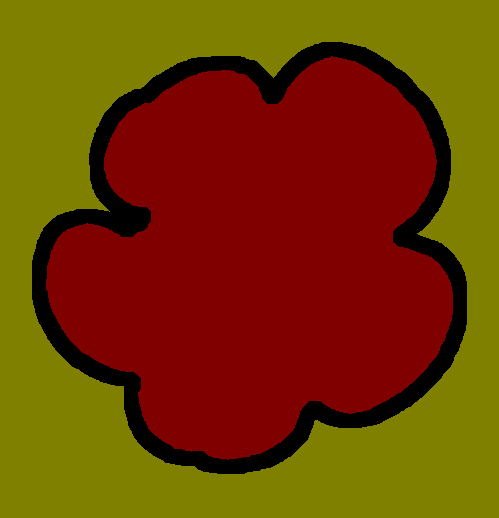
%> input picture Projecte/imatges_flors/model/BotodOr/image_1138.png, 499 x 518 px; its folder holds 4 pictures in this run
$ octave generador_dades_signatura.m   (GNU Octave 9; MATLAB toolbox functions it lacks are replaced by stand-ins)
%> lines starting %> are read from the running program, lines starting %| are printed output that depends on the picture; in (x1, y1, x2, y2) boxes, pixels count from 0 and x2, y2 are one past the last pixel; in counts of white or black regions, pixels touching at a corner belong together; the program's own positions count from 1
### Projecte/code/Utils/BinaritzacioUniforme.m
%% Es necessari per poder fer les funcions que requereixen de la imatge binaritzada, tinguin les següents caracteristiques
%       1. La binaritzacio ha de tenir nomes dues regions, la flor en
%       blanc i el fons en negre
%       2. Ha d'haver nomes una flor
%       3. En cas d'haver forats, aquests s'han de tancar
%       4. Si es borren flors, es borrara la que tingui l'area mes petita
%       5. El contorn que s'hauria de fer servir es l'intern, tot lo negre
%       de la imatge segmentada es considera fons.
%       6. En cas que la imatge tingui un sepal sortint, aquest serà
%       eliminat.
%       7. En la imatge segmentada, la flor SEMPRE es VERMELLA.

%% Coses utils a mirar
%       1. Treballar nomes amb la zona vermella
%       2. imfill per omplir forats
%       3. Tenir labels a cada tros vermell i quedarnos amb el mes gran
%       4. Contar numero de regions per assegurarnos que esta be la
%       binaritzacio
%       5. Mirar com afecta un imclose per imatges on per exemple, hi ha
%       una abella

function imBin = BinaritzacioUniforme(imSeg)
    imBin = (imSeg == 1); % en teoria binaritza sempre be
    imBin = imfill(imBin,'holes'); % trec els forats que hi ha dins de la flor
    imBin = bwareaopen(imBin, round(0.001*numel(imBin))); %trec les regions que tinguin tamany molt petit
    imBin = bwareafilt(imBin, 1); % deixa nomes la part blanca mes gran, treu blops erronis de fons
    % TODO: separar dues flors quan sigui necessari, mirar com fer-ho
    % TODO: mirar com tancar la imatge quan hi hagi abelles i coses aixi
end

### Projecte/code/Features/Histograma_color.m
% imseg ha de ser de tipus double, on el color negre pertany a l'area de la flor i val 1 i el blanc val 0 i és el fons
% l'histograma resultant és el dels angles hue i val entre 1 i 360. Els punts on val 0 no estan contemplats ja que son els de fons
function histo = Histograma_color(im, imseg)
    [x, y] = size(imseg);
    mask = get_mask(imseg);
    im = im.*mask;
    hue = hueFromRGB(im, mask);
    histo = zeros(1,361);
    for i=1:x
        for j=1:y
            index=ceil(hue(i,j));
            histo(index+1) = histo(index+1) + 1;
        end
    end
    histo = histo(1,1:360);
    sigma = 5;
    f = normpdf(-20:20,0,sigma); % <== f(x) gaussian distribution
    histo = conv(histo,f);
    histo = histo(1,1:360);
end


function hue = hueFromRGB(im, mask)
    % TODO: posar el fons a 0 somehow
    hsv = rgb2hsv(im);
    h = hsv(:,:,1);
    % posar els hue = 0 com a hue = 360
    [x y] = size(h);
    hue = 360*h;

    for i=1:x
        for j=1:y
            if(hue(i,j) == 0 && mask(i,j) == 0) % negre
                hue(i,j) = 360;
            end
        end
    end

    % al fer plot del histograma, ignorar el valor del 0

end

function mask = get_mask(imseg)
    imbin = imbinarize(imseg);
    imbin = ~imbin;
    maskBin = cat(3,imbin,imbin,imbin);
    mask = uint8(maskBin);
end

### Projecte/code/Features/Signatura.m
% REF: https://es.mathworks.com/matlabcentral/answers/uploaded_files/61799/test.m
% Codi adaptat, no es 100% igual
function [topmosty, ratio, num_petals] = Signatura(binaryImage)
    % Find the centroid.
    labeledImage = bwlabel(binaryImage);
    props = regionprops(binaryImage, 'Centroid');
    xCentroid = props.Centroid(1);
    yCentroid = props.Centroid(2);

    %figure, imshow(labeledImage), title('imatge original');
    %hold on;
    %plot(xCentroid, yCentroid, 'r+', 'MarkerSize', 30), title('centroids');
    %hold off;
    [rows, columns] = size(binaryImage);
    % Translate the image
    xShift = columns/2 - xCentroid;
    yShift = rows/2 - yCentroid;
    binaryImage = imtranslate(binaryImage, [xShift, yShift]);

    % bwboundaries() returns a cell array, where each cell contains the row/column coordinates for an object in the image.
    % Plot the borders of all the coins on the original grayscale image using the coordinates returned by bwboundaries.

    boundaries = bwboundaries(labeledImage);
    numberOfBoundaries = size(boundaries, 1);
    for k = 1 : numberOfBoundaries
        thisBoundary = boundaries{k};
        %plot(thisBoundary(:,2), thisBoundary(:,1), 'r', 'LineWidth', 2), title('boundary');
    end

    % Extract into x and y arrays.  Assume numberOfBoundaries = 1.
    % Subtract centroid so that they go from -x to +x
    x = thisBoundary(:,2) - xCentroid;
    y = thisBoundary(:,1) - yCentroid;
    %figure, imshow(binaryImage), title('imatge original');
    %hold on;
    %plot(thisBoundary(:,2), thisBoundary(:,1), 'r', 'LineWidth', 2), title('boundary');
    %hold off;
    xy = [x, y]; % Make N by 2 array to be used for rotation.

    % https://en.wikipedia.org/wiki/Rotation_matrix
    % Apply rotations to these arrays.
    for angle = 1 : 359
        rotationMatrix = [cosd(angle), -sind(angle); sind(angle), cosd(angle)];
        xyRotated = xy * rotationMatrix;
        % Find the topmost Y value.
        topmosty(angle) = max(xyRotated(:, 2));
    end

    topmosty = sgolayfilt(topmosty,3,11);
    topmosty = topmosty(1:359);
    %figure, plot(topmosty, 'LineWidth', 2), title('signature');

    ratio = max(topmosty)/min(topmosty);
    peaks = findpeaks(topmosty);
    [x, num_petals] = size(peaks);
end

### Projecte/code/Utils/generador_dades_signatura.m
% REF: com llegir d'una carpeta: https://matlab.fandom.com/wiki/FAQ#How_can_I_process_a_sequence_of_files.3F

%% Vectors per la taula
ratio = [];
np = [];
label = [];
angle = [];

%% Boto d'ortheFiles = dir(filePattern);
% /home/auri/Documents/UNI/VC/Projecte/imatges_flors/model/BotodOr

%myFolder = uigetdir('/home', 'boto dor');
myFolder = '/home/auri/Documents/UNI/VC/Projecte/imatges_flors/model/BotodOr'

filePattern = fullfile(myFolder, '*.png');
theFiles = dir(filePattern);
for k = 1 : length(theFiles)
    % preparar paths
    segName = theFiles(k).name;
    imName = strrep(segName, 'png','jpg');
    % llegir imatges
    imSeg = imread(segName);
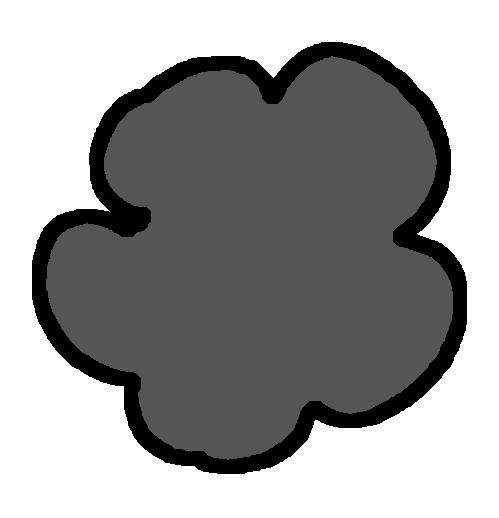
%> imSeg: size 518x499 uint8; min 0, max 3, mean 1.82; drawn with min black and max white
    im = imread(imName);
    % preprocessat
    imBin = BinaritzacioUniforme(imSeg);
%> in BinaritzacioUniforme, `imBin = (imSeg == 1);`:
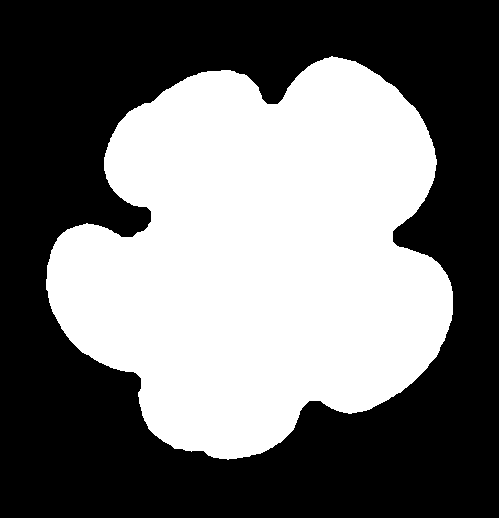
%> imBin: size 518x499 logical; 44.2% white; 1 white region, box (x1, y1, x2, y2) and area: (46, 56, 453, 460) 114140
    % caracteristiques
    histo = Histograma_color(im, imSeg);
%> in get_mask, `imbin = imbinarize(imseg);`:
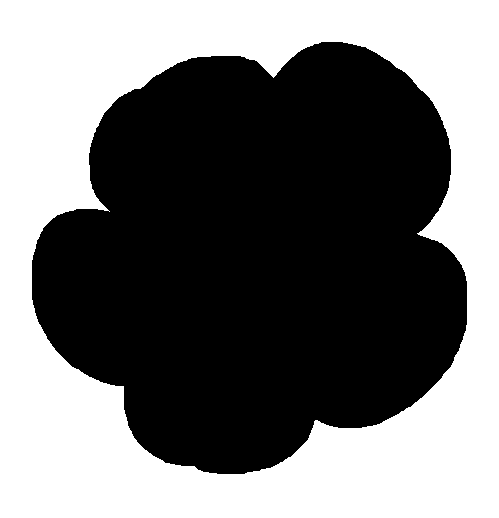
%> imbin: size 518x499 logical; 46.1% white; 1 white region, box (x1, y1, x2, y2) and area: (0, 0, 499, 518) 119132
%> after the loop in Histograma_color, `for i=1:x`: histo = 361 values, max 139350 at index 1, min 0 at index 2, mean 716
%> in Histograma_color, `histo = histo(1,1:360);`: histo = 360 values, max 139350 at index 1, min 0 at index 2, mean 387.1
%> in Histograma_color, `histo = conv(histo,f);`: histo = 400 values, max 11118.5 at index 21, min 0 at index 42, mean 348.4
%> in Histograma_color, `histo = histo(1,1:360);`: histo = 360 values, max 11118.5 at index 21, min 0 at index 42, mean 387.1
    a = max(histo);
%> a = 11118.5
    a = find(histo==a);
%> a = 21
    [sig, r, npc] = Signatura(imBin);
%> in Signatura, `props = regionprops(binaryImage, 'Centroid');`: props = 1 region; Centroid: [260.4 257.3]
%> in Signatura, `xCentroid = props.Centroid(1);`: xCentroid = 260.4
%> in Signatura, `yCentroid = props.Centroid(2);`: yCentroid = 257.3
%> in Signatura, `xShift = columns/2 - xCentroid;`: xShift = -10.85
%> in Signatura, `yShift = rows/2 - yCentroid;`: yShift = 1.66
%> in Signatura, `binaryImage = imtranslate(binaryImage, [xShift, yShift]);`:
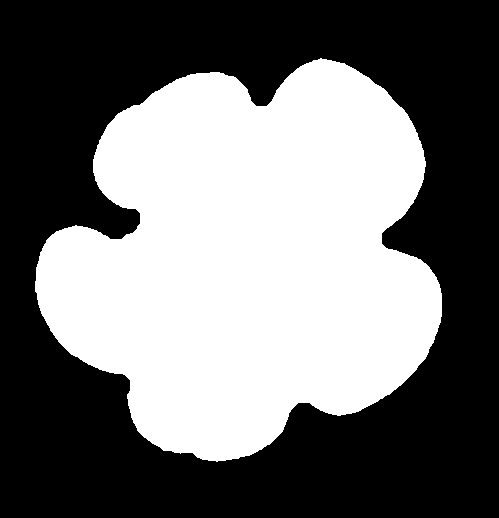
%> binaryImage: size 518x499 logical; 44.2% white; 1 white region, box (x1, y1, x2, y2) and area: (35, 58, 442, 462) 114140
%> in Signatura, `boundaries = bwboundaries(labeledImage);`: boundaries = 1 boundary; box (x1, y1, x2, y2) and points: (46, 56, 453, 460) 1330
%> in Signatura, `numberOfBoundaries = size(boundaries, 1);`: numberOfBoundaries = 1
%> the loop in Signatura, `for k = 1 : numberOfBoundaries` made 1 pass
%> in Signatura, `x = thisBoundary(:,2) - xCentroid;`: x = 1330 values, max 192.6 at index 780, min -213.4 at index 1, mean -7.11
%> in Signatura, `y = thisBoundary(:,1) - yCentroid;`: y = 1330 values, max 202.7 at index 1068, min -200.3 at index 483, mean -3.24
%> in Signatura, `xy = [x, y];`: xy = 1330 rows, first 12: [-213.4 22.66; -212.4 21.66; -212.4 20.66; -212.4 19.66; -212.4 18.66; -212.4 17.66; -212.4 16.66; -212.4 15.66; -212.4 14.66; -212.4 13.66; -212.4 12.66; -212.4 11.66]
%> after the loop in Signatura, `for angle = 1 : 359`: topmosty = 359 values, max 217.5 at index 206, min 182.6 at index 338, mean 202.1
%> in Signatura, `topmosty = sgolayfilt(topmosty,3,11);`: topmosty = 359 values, max 217.5 at index 206, min 183.5 at index 337, mean 202.1
%> in Signatura, `ratio = max(topmosty)/min(topmosty);`: ratio = 1.18
%> in Signatura, `peaks = findpeaks(topmosty);`: peaks = [209.8 215.8 195.2 193.4 217.5 202.8]
%> in Signatura, `[x, num_petals] = size(peaks);`: x = 1; num_petals = 6
%> sig has the same summary as topmosty in Signatura; r = 1.18; npc = 6

    angle = [angle; a];
%> angle = 21
    ratio = [ratio; r];
%> ratio = 1.18
    np = [np; npc];
%> np = 6
    label = [label; "BotodOr"];
end

%% Buixol
myFolder = '/home/auri/Documents/UNI/VC/Projecte/imatges_flors/model/Buixol'

filePattern = fullfile(myFolder, '*.png');
theFiles = dir(filePattern);
for k = 1 : length(theFiles)
    % preparar paths
    segName = theFiles(k).name;
    imName = strrep(segName, 'png','jpg');
    % llegir imatges
    imSeg = imread(segName);
    im = imread(imName);
    % preprocessat
    imBin = BinaritzacioUniforme(imSeg);
    % caracteristiques
    histo = Histograma_color(im, imSeg);
    a = max(histo);
    a = find(histo==a);
    [sig, r, npc] = Signatura(imBin);

    angle = [angle; a];
    ratio = [ratio; r];
    np = [np; npc];
    label = [label; "Buixol"];
end

%% Crocus
myFolder = '/home/auri/Documents/UNI/VC/Projecte/imatges_flors/model/Crocus'

filePattern = fullfile(myFolder, '*.png');
theFiles = dir(filePattern);
for k = 1 : length(theFiles)
    % preparar paths
    segName = theFiles(k).name;
    imName = strrep(segName, 'png','jpg');
    % llegir imatges
    imSeg = imread(segName);
    im = imread(imName);
    % preprocessat
    imBin = BinaritzacioUniforme(imSeg);
    % caracteristiques
    histo = Histograma_color(im, imSeg);
    a = max(histo);
    a = find(histo==a);
    [sig, r, npc] = Signatura(imBin);

    angle = [angle; a];
    ratio = [ratio; r];
    np = [np; npc];
    label = [label; "Crocus"];
end

%% DentdeLleo
myFolder = '/home/auri/Documents/UNI/VC/Projecte/imatges_flors/model/DentdeLleo'

filePattern = fullfile(myFolder, '*.png');
theFiles = dir(filePattern);
for k = 1 : length(theFiles)
    % preparar paths
    segName = theFiles(k).name;
    imName = strrep(segName, 'png','jpg');
    % llegir imatges
    imSeg = imread(segName);
    im = imread(imName);
    % preprocessat
    imBin = BinaritzacioUniforme(imSeg);
    % caracteristiques
    histo = Histograma_color(im, imSeg);
    a = max(histo);
    a = find(histo==a);
    [sig, r, npc] = Signatura(imBin);

    angle = [angle; a];
    ratio = [ratio; r];
    np = [np; npc];
    label = [label; "DentdeLleo"];
end

%% Fadrins
myFolder = '/home/auri/Documents/UNI/VC/Projecte/imatges_flors/model/Fadrins'

filePattern = fullfile(myFolder, '*.png');
theFiles = dir(filePattern);
for k = 1 : length(theFiles)
    % preparar paths
    segName = theFiles(k).name;
    imName = strrep(segName, 'png','jpg');
    % llegir imatges
    imSeg = imread(segName);
    im = imread(imName);
    % preprocessat
    imBin = BinaritzacioUniforme(imSeg);
    % caracteristiques
    histo = Histograma_color(im, imSeg);
    a = max(histo);
    a = find(histo==a);
    [sig, r, npc] = Signatura(imBin);

    angle = [angle; a];
    ratio = [ratio; r];
    np = [np; npc];
    label = [label; "Fadrins"];
end

%% Fritillaria
myFolder = '/home/auri/Documents/UNI/VC/Projecte/imatges_flors/model/Fritillaria'

filePattern = fullfile(myFolder, '*.png');
theFiles = dir(filePattern);
for k = 1 : length(theFiles)
    % preparar paths
    segName = theFiles(k).name;
    imName = strrep(segName, 'png','jpg');
    % llegir imatges
    imSeg = imread(segName);
    im = imread(imName);
    % preprocessat
    imBin = BinaritzacioUniforme(imSeg);
    % caracteristiques
    histo = Histograma_color(im, imSeg);
    a = max(histo);
    a = find(histo==a);
    [sig, r, npc] = Signatura(imBin);

    angle = [angle; a];
    ratio = [ratio; r];
    np = [np; npc];
    label = [label; "Fritillaria"];
end

%% Gerbera
myFolder = '/home/auri/Documents/UNI/VC/Projecte/imatges_flors/model/Gerbera'

filePattern = fullfile(myFolder, '*.png');
theFiles = dir(filePattern);
for k = 1 : length(theFiles)
    % preparar paths
    segName = theFiles(k).name;
    imName = strrep(segName, 'png','jpg');
    % llegir imatges
    imSeg = imread(segName);
    im = imread(imName);
    % preprocessat
    imBin = BinaritzacioUniforme(imSeg);
    % caracteristiques
    histo = Histograma_color(im, imSeg);
    a = max(histo);
    a = find(histo==a);
    [sig, r, npc] = Signatura(imBin);

    angle = [angle; a];
    ratio = [ratio; r];
    np = [np; npc];
    label = [label; "Gerbera"];
end

%% Girasol
myFolder = '/home/auri/Documents/UNI/VC/Projecte/imatges_flors/model/Girasol'

filePattern = fullfile(myFolder, '*.png');
theFiles = dir(filePattern);
for k = 1 : length(theFiles)
    % preparar paths
    segName = theFiles(k).name;
    imName = strrep(segName, 'png','jpg');
    % llegir imatges
    imSeg = imread(segName);
    im = imread(imName);
    % preprocessat
    imBin = BinaritzacioUniforme(imSeg);
    % caracteristiques
    histo = Histograma_color(im, imSeg);
    a = max(histo);
    a = find(histo==a);
    [sig, r, npc] = Signatura(imBin);

    angle = [angle; a];
    ratio = [ratio; r];
    np = [np; npc];
    label = [label; "Girasol"];
end

%% Hemerocallis
myFolder = '/home/auri/Documents/UNI/VC/Projecte/imatges_flors/model/Hemerocallis'

filePattern = fullfile(myFolder, '*.png');
theFiles = dir(filePattern);
for k = 1 : length(theFiles)
    % preparar paths
    segName = theFiles(k).name;
    imName = strrep(segName, 'png','jpg');
    % llegir imatges
    imSeg = imread(segName);
    im = imread(imName);
    % preprocessat
    imBin = BinaritzacioUniforme(imSeg);
    % caracteristiques
    histo = Histograma_color(im, imSeg);
    a = max(histo);
    a = find(histo==a);
    [sig, r, npc] = Signatura(imBin);

    angle = [angle; a];
    ratio = [ratio; r];
    np = [np; npc];
    label = [label; "Hemerocallis"];
end

%% Lliri
myFolder = '/home/auri/Documents/UNI/VC/Projecte/imatges_flors/model/Lliri'

filePattern = fullfile(myFolder, '*.png');
theFiles = dir(filePattern);
for k = 1 : length(theFiles)
    % preparar paths
    segName = theFiles(k).name;
    imName = strrep(segName, 'png','jpg');
    % llegir imatges
    imSeg = imread(segName);
    im = imread(imName);
    % preprocessat
    imBin = BinaritzacioUniforme(imSeg);
    % caracteristiques
    histo = Histograma_color(im, imSeg);
    a = max(histo);
    a = find(histo==a);
    [sig, r, npc] = Signatura(imBin);

    angle = [angle; a];
    ratio = [ratio; r];
    np = [np; npc];
    label = [label; "Lliri"];
end

%% Narcis
myFolder = '/home/auri/Documents/UNI/VC/Projecte/imatges_flors/model/Narcis'

filePattern = fullfile(myFolder, '*.png');
theFiles = dir(filePattern);
for k = 1 : length(theFiles)
    % preparar paths
    segName = theFiles(k).name;
    imName = strrep(segName, 'png','jpg');
    % llegir imatges
    imSeg = imread(segName);
    im = imread(imName);
    % preprocessat
    imBin = BinaritzacioUniforme(imSeg);
    % caracteristiques
    histo = Histograma_color(im, imSeg);
    a = max(histo);
    a = find(histo==a);
    [sig, r, npc] = Signatura(imBin);

    angle = [angle; a];
    ratio = [ratio; r];
    np = [np; npc];
    label = [label; "Narcis"];
end

%% Viola
myFolder = '/home/auri/Documents/UNI/VC/Projecte/imatges_flors/model/Viola'

filePattern = fullfile(myFolder, '*.png');
theFiles = dir(filePattern);
for k = 1 : length(theFiles)
    % preparar paths
    segName = theFiles(k).name;
    imName = strrep(segName, 'png','jpg');
    % llegir imatges
    imSeg = imread(segName);
    im = imread(imName);
    % preprocessat
    imBin = BinaritzacioUniforme(imSeg);
    % caracteristiques
    histo = Histograma_color(im, imSeg);
    a = max(histo);
    a = find(histo==a);
    [sig, r, npc] = Signatura(imBin);

    angle = [angle; a];
    ratio = [ratio; r];
    np = [np; npc];
    label = [label; "Viola"];
end

%% Guardar-ho tot en una table
sigTable = table(ratio, np, label, angle);
%> sigTable = {ratio 1.18, np 6, angle 21}
writetable(sigTable,'sigTable');

$ run again, on Projecte/imatges_flors/model/BotodOr/image_1148.png
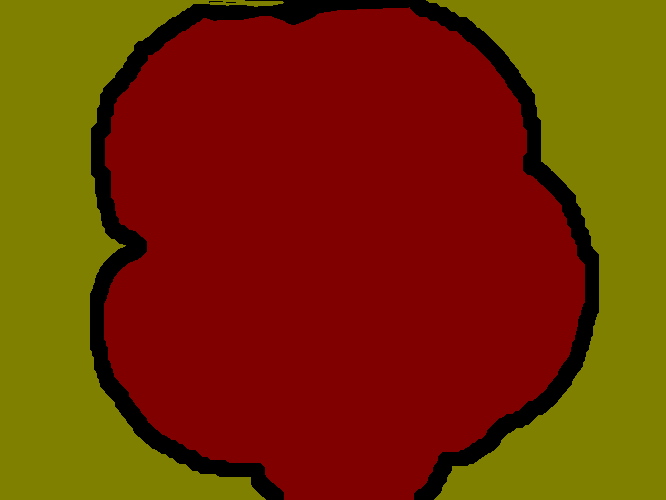
%> input picture Projecte/imatges_flors/model/BotodOr/image_1148.png, 666 x 500 px
%> imBin: size 500x666 logical; 55.8% white; 1 black region, box (x1, y1, x2, y2) and area: (0, 0, 666, 500) 147035
%> in get_mask, `imbin = imbinarize(imseg);`:
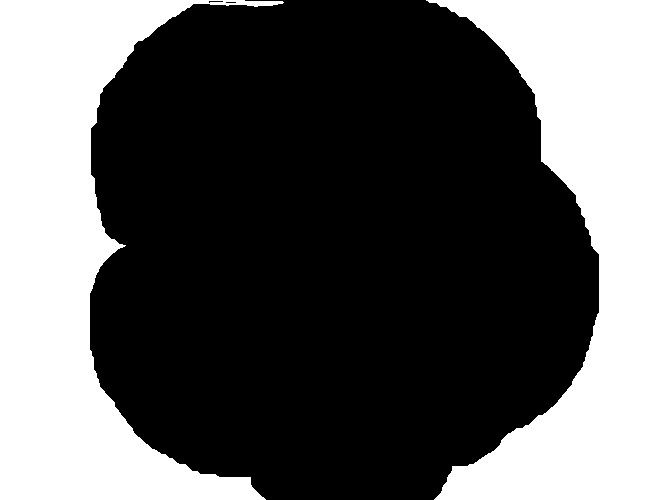
%> imbin: size 500x666 logical; 36.8% white; 2 white regions, box (x1, y1, x2, y2) and area: (426, 0, 666, 500) 61762, (0, 0, 284, 500) 60698
%> hsv: size 500x666x3 double; mean H, S, V 0, 0, 0.00219
%> h: size 500x666 double; every value is 0
%> after the loop in Histograma_color, `for i=1:x`: histo = 361 values, max 210540 at index 1, min 0 at index 2, mean 922.4
%> in Histograma_color, `histo = histo(1,1:360);`: histo = 360 values, max 210540 at index 1, min 0 at index 2, mean 584.8
%> in Histograma_color, `histo = conv(histo,f);`: histo = 400 values, max 16798.7 at index 21, min 0 at index 42, mean 526.3
%> in Histograma_color, `histo = histo(1,1:360);`: histo = 360 values, max 16798.7 at index 21, min 0 at index 42, mean 584.8
%> `a = max(histo);`: a = 16798.7
%> `a = find(histo==a);`: a = 21
%> props = 1 region; Centroid: [333.8 250.7]
%> xCentroid = 333.8
%> yCentroid = 250.7
%> xShift = -0.783
%> yShift = -0.656
%> in Signatura, `binaryImage = imtranslate(binaryImage, [xShift, yShift]);`:
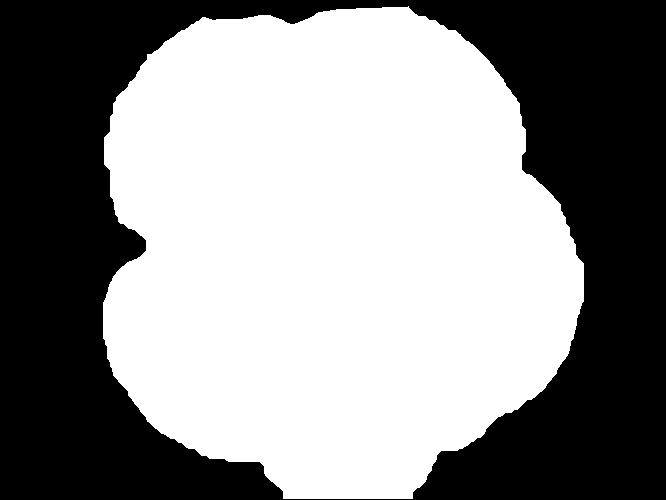
%> binaryImage: size 500x666 logical; 55.8% white; 1 black region, box (x1, y1, x2, y2) and area: (0, 0, 666, 500) 147035
%> boundaries = 1 boundary; box (x1, y1, x2, y2) and points: (104, 7, 585, 500) 1501
%> numberOfBoundaries = 1
%> the loop in Signatura, `for k = 1 : numberOfBoundaries` made 1 pass
%> in Signatura, `x = thisBoundary(:,2) - xCentroid;`: x = 1501 values, max 251.2 at index 821, min -228.8 at index 1, mean -5.19
%> in Signatura, `y = thisBoundary(:,1) - yCentroid;`: y = 1501 values, max 249.3 at index 1102, min -242.7 at index 530, mean 1.61
%> xy = 1501 rows, first 12: [-228.8 53.34; -227.8 52.34; -227.8 51.34; -226.8 50.34; -226.8 49.34; -225.8 48.34; -225.8 47.34; -225.8 46.34; -225.8 45.34; -224.8 44.34; -224.8 43.34; -223.8 42.34]
%> after the loop in Signatura, `for angle = 1 : 359`: topmosty = 359 values, max 268.4 at index 136, min 228.3 at index 248, mean 251.3
%> in Signatura, `topmosty = sgolayfilt(topmosty,3,11);`: topmosty = 359 values, max 268.4 at index 136, min 229.4 at index 248, mean 251.3
%> in Signatura, `ratio = max(topmosty)/min(topmosty);`: ratio = 1.17
%> peaks = [254.1 252.7 252.6 268.4 265.5 254.3 256.5 258.2 261.9]
%> in Signatura, `[x, num_petals] = size(peaks);`: x = 1; num_petals = 9
%> sig has the same summary as topmosty in Signatura; r = 1.17; npc = 9
%> angle = 21
%> `ratio = [ratio; r];`: ratio = 1.17
%> np = 9
%> sigTable = {ratio 1.17, np 9, angle 21}
